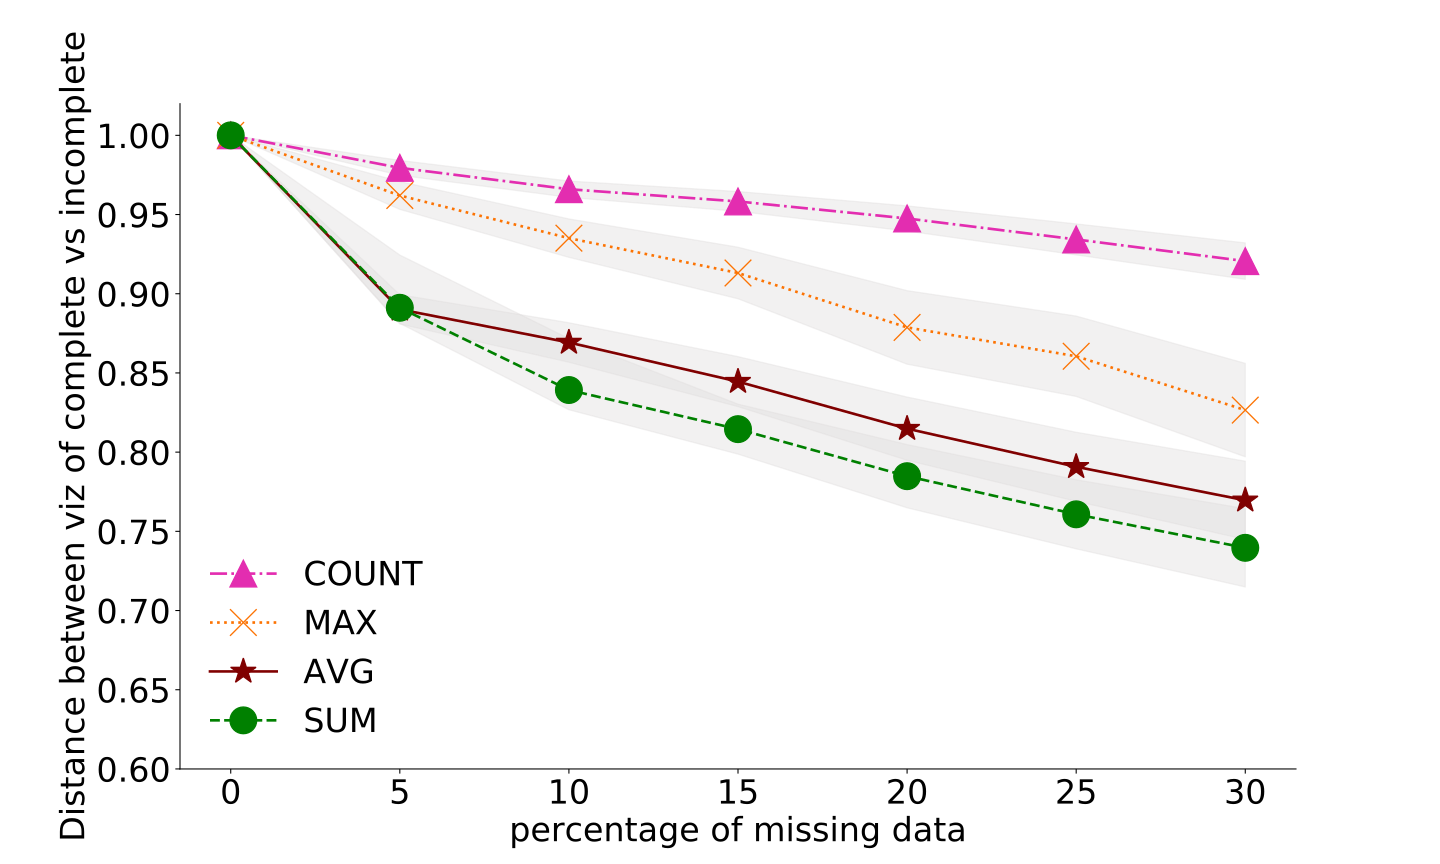

Python code for this plot:
import pandas as pd
import numpy as np
import matplotlib as mpl
import matplotlib.pyplot as plt
import scipy.stats

def mean_confidence_interval(data, confidence=0.95):
    a = 1.0 * np.array(data)
    n = len(a)
    m, se = np.mean(a), scipy.stats.sem(a)
    h = se * scipy.stats.t.ppf((1 + confidence) / 2., n-1)
    return m, m-h, m+h


output_plot = 'impact_of_AG'

df1 = pd.read_csv('df1.csv') #avg_oldpeak
#df2 = pd.read_csv('df2.csv') #max_oldpeak

df3 = pd.read_csv('df3.csv') #sum_oldpeak
#df4 = pd.read_csv('df4.csv') #avg_chol

df5 = pd.read_csv('df5.csv') #max_chol
#df6 = pd.read_csv('df6.csv') #sum_chol

df7 = pd.read_csv('df7.csv') #count_chol
#df8 = pd.read_csv('df8.csv') #count_oldpeak




mean1 = df1[df1['measurement'] == 'dist'].reset_index()
mean1 = mean1['mean']
ub1 = df1[df1['measurement'] == 'dist'].reset_index()
ub1 = ub1['ub']
lb1 = df1[df1['measurement'] == 'dist'].reset_index()
lb1 = lb1['lb']

# mean2 = df2[df2['measurement'] == 'dist'].reset_index()
# mean2 = mean2['mean']
# ub2 = df2[df2['measurement'] == 'dist'].reset_index()
# ub2 = ub2['ub']
# lb2 = df2[df2['measurement'] == 'dist'].reset_index()
# lb2 = lb2['lb']

mean3 = df3[df3['measurement'] == 'dist'].reset_index()
mean3 = mean3['mean']
ub3 = df3[df3['measurement'] == 'dist'].reset_index()
ub3 = ub3['ub']
lb3 = df3[df3['measurement'] == 'dist'].reset_index()
lb3 = lb3['lb']

# mean4 = df4[df4['measurement'] == 'dist'].reset_index()
# mean4 = mean4['mean']
# ub4 = df4[df4['measurement'] == 'dist'].reset_index()
# ub4 = ub4['ub']
# lb4 = df4[df4['measurement'] == 'dist'].reset_index()
# lb4 = lb4['lb']


mean5 = df5[df5['measurement'] == 'dist'].reset_index()
mean5 = mean5['mean']
ub5 = df5[df5['measurement'] == 'dist'].reset_index()
ub5 = ub5['ub']
lb5 = df5[df5['measurement'] == 'dist'].reset_index()
lb5 = lb5['lb']

# mean6 = df6[df6['measurement'] == 'dist'].reset_index()
# mean6 = mean6['mean']
# ub6 = df6[df6['measurement'] == 'dist'].reset_index()
# ub6 = ub6['ub']
# lb6 = df6[df6['measurement'] == 'dist'].reset_index()
# lb6 = lb6['lb']


mean7 = df7[df7['measurement'] == 'dist'].reset_index()
mean7 = mean7['mean']
ub7 = df7[df7['measurement'] == 'dist'].reset_index()
ub7 = ub7['ub']
lb7 = df7[df7['measurement'] == 'dist'].reset_index()
lb7 = lb7['lb']

# mean8 = df8[df8['measurement'] == 'dist'].reset_index()
# mean8 = mean8['mean']
# ub8 = df8[df8['measurement'] == 'dist'].reset_index()
# ub8 = ub8['ub']
# lb8 = df8[df8['measurement'] == 'dist'].reset_index()
# lb8 = lb8['lb']


#print(df1)

# Set some parameters to apply to all plots. These can be overridden
# in each plot if desired
import matplotlib
# Plot size to 14" x 7"
matplotlib.rc('figure', figsize = (15, 9))
# Font size to 14
matplotlib.rc('font', size = 25)
# Do not display top and right frame lines
matplotlib.rc('axes.spines', top = False, right = False)
# Remove grid lines
matplotlib.rc('axes', grid = False)
# Set backgound color to white
matplotlib.rc('axes', facecolor = 'white')


#print(mean1)

t = np.arange(len(mean1))

_, ax = plt.subplots()
# Plot the data, set the linewidth, color and transparency of the restchag_AVG_chol restecg_MAX_chol
# line, provide a label for the legend
#ax.plot(mean4, lw = 1, color = '#0000FF', alpha = 1, label = 'disease_COUNT_*', marker='+', linestyle=':', linewidth=2, markersize=20)

ax.plot(mean7, lw = 1, color = '#e32db0', alpha = 1, label = 'COUNT', marker='^', linestyle='-.', linewidth=2, markersize=20)

ax.plot(mean1, lw = 1, color = '#fc7303', alpha = 1, label = 'MAX', marker='x', linestyle=':', linewidth=2, markersize=20)


ax.plot(mean5, lw = 1, color = '#800000', alpha = 1, label = 'AVG', marker='*', linestyle='-', linewidth=2, markersize=20)

#ax.plot(mean2, lw = 1, color = '#FF0000', alpha = 1, label = 'disease_MAX_oldpeak', marker='<', linestyle='-.', linewidth=2, markersize=20)
ax.plot(mean3, lw = 1, color = '#008000', alpha = 1, label = 'SUM', marker='o', linestyle='--', linewidth=2, markersize=20)

#ax.plot(mean8, lw = 1, color = '#000000', alpha = 1, label = 'restchag_SUM_chol', marker='s', linestyle='--', linewidth=2, markersize=20)
#ax.plot(mean6, lw = 1, color = '#3e6980', alpha = 1, label = 'restecg_AVG_chol', marker='>', linestyle='-.', linewidth=2, markersize=20)



# Shade the confidence interval
ax.fill_between(t, lb1, ub1, color = '#dedddc', alpha = 0.4)
#ax.fill_between(t, lb2, ub2, color = '#dedddc', alpha = 0.4)
ax.fill_between(t, lb3, ub3, color = '#dedddc', alpha = 0.4)
#ax.fill_between(t, lb4, ub4, color = '#dedddc', alpha = 0.4)
ax.fill_between(t, lb5, ub5, color = '#dedddc', alpha = 0.4)
#ax.fill_between(t, lb6, ub6, color = '#dedddc', alpha = 0.4)
ax.fill_between(t, lb7, ub7, color = '#dedddc', alpha = 0.4)
#ax.fill_between(t, lb8, ub8, color = '#dedddc', alpha = 0.4)




# Label the axes and provide a title
#ax.set_title("Euclidean distance between Viz from complete and incomplete data, 1 mean exactly same, 95% CI, k = 10")
ax.set_xlabel("percentage of missing data")
ax.set_ylabel("Distance between viz of complete vs incomplete")
x = [0, 5, 10, 15, 20, 25, 30]#, 90]
xi = list(range(len(x)))
plt.xticks(xi, x)
# Display legend
ax.set_ylim(ymin=0.6)
ax.set_ylim(ymax=1.02)

ax.legend(frameon=False, loc='best')

plt.savefig(''+ output_plot + '.svg', format="svg", dpi = 1000)
plt.savefig('' + output_plot + '.png')
plt.show()
